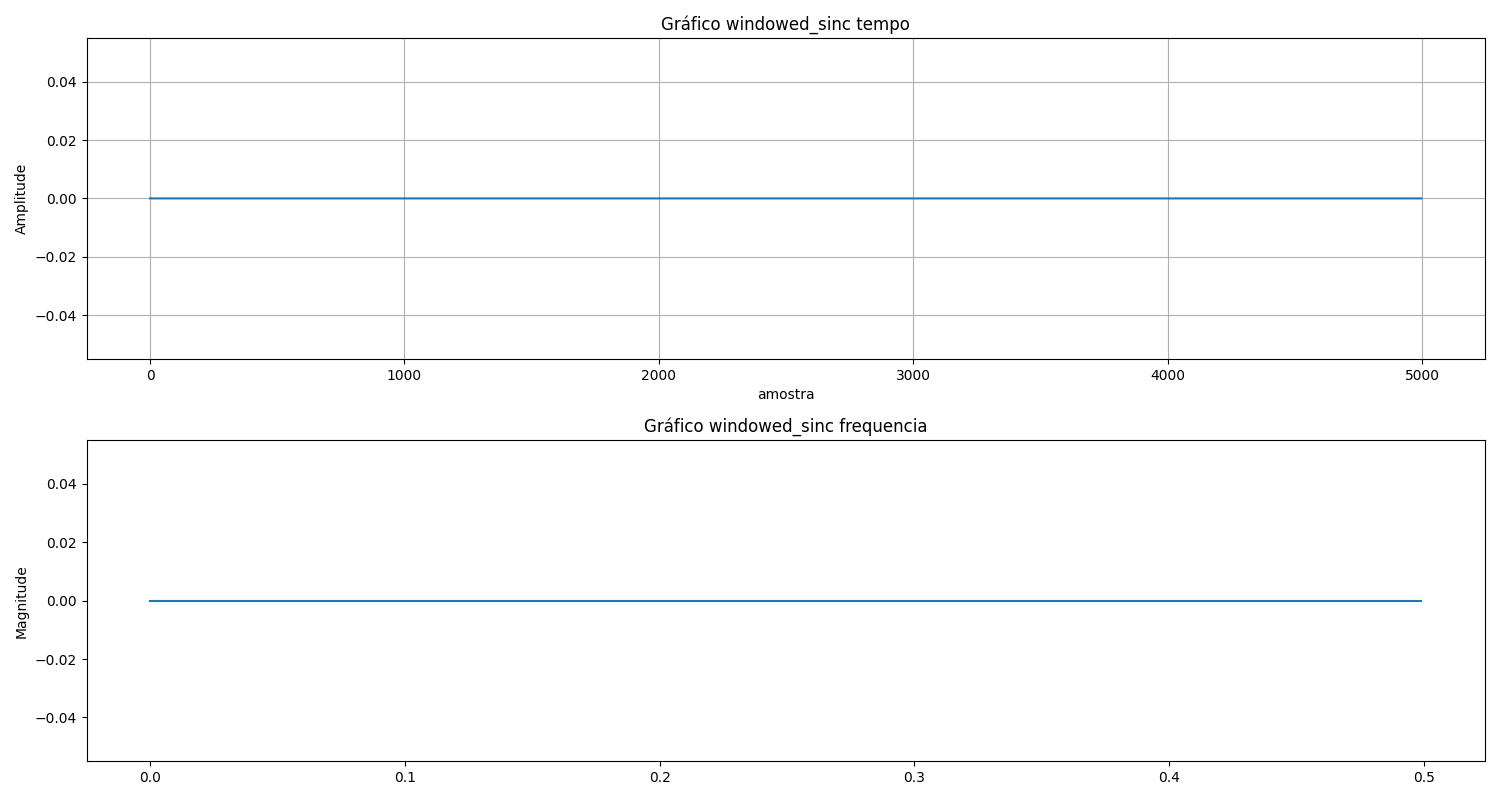

Write the Python code that produced this figure.
import numpy as np
import matplotlib.pyplot as plt
from scipy.signal import freqz


"""
        sin(2*pi*fc*(i-M/2))
sinc = -----------------------
               i - M/2
"""
def windowed_sinc(M, fc):


    h = np.zeros(M, dtype=float)

    for i in range(M):

        if i - (M/2) == 0:
            h[i] = 2*np.pi*fc
        if i - (M/2) != 0:

            h[i] = (np.sin(2*np.pi*fc*(i - M/2))/(i - M/2))

        h[i] = h[i] * (0.42 - 0.5 * np.cos(2*np.pi*i/M) + 0.08 * np.cos(4*np.pi*i/M))

    return h


if __name__ == "__main__":

    # tamanho do filtro, deve ser um numero par
    M = int(input("Tamanho do filtro: "))
    # frequencia de corte
    # para windowed_sinc, fc tem que ser um valor entre 0 e 0.5
    fc = float(input("Frequencia de corte: "))

    h = windowed_sinc(M, fc)

    # plota

    # Nome e tamanho da janela a ser aberta
    plt.figure(u"Gráficos",figsize=(15,8))
    plt.subplot(2, 1, 1)
    plt.title(u"Gráfico windowed_sinc tempo")
    plt.xlabel("amostra")
    plt.ylabel("Amplitude")
    plt.grid(1)
    plt.plot(h)

    # resposta em frequencia
    [i, h] = freqz(h, fs=1)

    plt.subplot(2, 1, 2)
    plt.title(u"Gráfico windowed_sinc frequencia")
    plt.plot(i, abs(h))
    plt.ylabel("Magnitude")

    plt.tight_layout()
    plt.savefig("windowed_sinc.png", format="png")

    plt.show()
